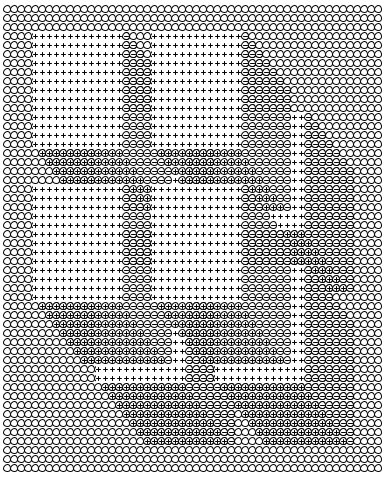
Frame 1 (no input)
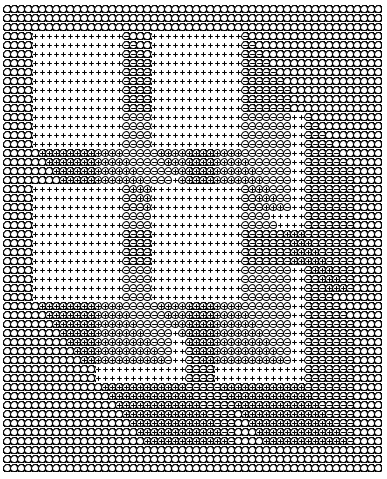
Frame 60 (the mouse pressed at the canvas centre just before this capture)
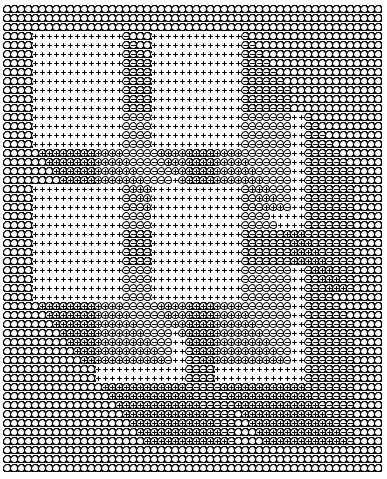
Frame 120 (the mouse held since frame 60 and released just before this capture)

The Processing sketch that drew these frames (run headless with seeded random() and noise(); from frame 60 on, the mouse is pressed at the canvas centre):

// Processing sketch: kubusSerie
// ── kubusSerie.pde
// This sketch is part of the ReCode Project - http://recodeproject.com
// From Computer Graphics and Art vol1 no2 pg 27, 1976
// by Klaus Basset
// "Kubus-Serie"
// 
// Mary Scahill
// 2012
// Creative Commons license CC BY-SA 3.0     


// these values refer to the overal height of each row and column of the grid
int rowHeight = 9;
int colWidth = 7;
//these arrays store the necessary translation values for each cube
int[] transX = {14,17,-17, 17, -26, 17, -17, 17};
int[] transY = {13, 0, 17, 0, -26, 0, 17, 0}; 

void setup(){
size(387, 479);
background(255);
stroke(0);
strokeWeight(1);
}

void draw() {
fill(255);

//calls upon function for drawing a rectangle of ellipses
ellipseRect(7,9,width-14,height-18);

for(int i = 0; i < 8; i++) {
translate(transX[i]*colWidth,transY[i]*rowHeight);
fill(255);
noStroke();
rect(-2,-4,91,117);//this is just here so that the cross texture will be opaque
stroke(0);
crossRect(0,0,91,117);//draws crosses(or plus signs) on top of white rectangles
parallelDashEllipse(91,0,49,126);//draws dashes within ellipses in parallelogram
parallelCrossEllipse(7,117,84,63);//draws crosses within ellipses in parallelogram
  }
}

//funstion for drawing cross
void drawCross(int xPos, int yPos, int lineLength) {
   int lineAx = xPos - int(lineLength/2);
   int lineAx2 = xPos + int(lineLength/2);   
   int lineBy = yPos - int(lineLength/2);
   int lineBy2 = yPos + int(lineLength/2);   
   line(lineAx, yPos, lineAx2, yPos);
   line(xPos, lineBy, xPos, lineBy2);
}

//function for drawing dash
void drawDash(int xPos, int yPos, int lineLength) {
   int lineAx = xPos - int(lineLength/2);
   int lineAx2 = xPos + int(lineLength/2);   
   line(lineAx, yPos, lineAx2, yPos);
}

//function for drawing a rectangle filled with crosses
void crossRect(int xPos, int yPos, int rectWidth, int rectHeight) {
  for (int i = xPos; i < xPos + rectWidth; i+=7) {
    for (int j = yPos; j < yPos + rectHeight; j+=9) {
      drawCross(i,j,4);
    }
  }
}

//function for drawing rectangle filled with dashes
void dashRect(int xPos, int yPos, int rectWidth, int rectHeight) {
  for (int i = xPos; i < xPos + rectWidth; i+=7) {
    for (int j = yPos; j < yPos + rectHeight; j+=9) {
      drawDash(i,j,4);
    }
  }
}

//function for drawing rectangle filled with ellipses
void ellipseRect(int xPos, int yPos, int rectWidth, int rectHeight) {
  fill(255);
  for (int i = xPos; i < xPos + rectWidth; i+=7) {
    for (int j = yPos; j < yPos + rectHeight; j+=9) {
      ellipse(i,j,7, 7);
    }
  }
}

//function for drawing parallelogram filled with ellipses   
void parallelEllipse(int xPos, int yPos, int paraWidth, int sideHeight) {
  fill(255);
  int h = 0;
  for(int i = 0; i < paraWidth; i+=7) { 
      for(int j = h; j < sideHeight + h; j+=9) { 
    ellipse(xPos + i, yPos + j, 7, 7);       
      }  
    h+=9;
  }
}

//function for drawing parallelogram filled with crosses
void parallelCross(int xPos, int yPos, int paraWidth, int sideHeight) {
  fill(255);
  int h = 0;
  for(int i = 0; i < paraWidth; i+=7) { 
      for(int j = h; j < sideHeight + h; j+=9) { 
   drawCross(xPos + i, yPos + j, 4);       
      }  
    h+=9;
  }
}

//function for drawing parallelogram filled with dashes
void parallelDash(int xPos, int yPos, int paraWidth, int sideHeight) {
  int h = 0;
  for(int i = 0; i < paraWidth; i+=7) { 
      for(int j = h; j < sideHeight + h; j+=9) { 
   drawDash(xPos + i, yPos + j, 4);       
      }  
    h+=9;
  }
}

//function for drawing parallelogram filled with crosses and ellipses
void parallelCrossEllipse(int xPos, int yPos, int paraWidth, int sideHeight) {
  fill(255);
  int h = 0;
  int m = 0;
      for(int i = h; i < sideHeight; i+=9) { 
          for(int j = 0; j < paraWidth ; j+=7) { 
    ellipse(xPos+h+j, yPos + i, 7, 7); 
       drawCross(xPos +h+j, yPos + i, 4);   
      }
          h+=7;  
  }

}

//function for drawing parallelogram filled with dashed and ellipses
void parallelDashEllipse(int xPos, int yPos, int paraWidth, int sideHeight) {
  fill(255);
  int h = 0;
  for(int i = 0; i < paraWidth; i+=7) { 
      for(int j = h; j < sideHeight + h; j+=9) { 
    ellipse(xPos + i, yPos + j, 7, 7);      
       drawDash(xPos + i, yPos + j, 4);    
      }  
    h+=9;
  }
}
